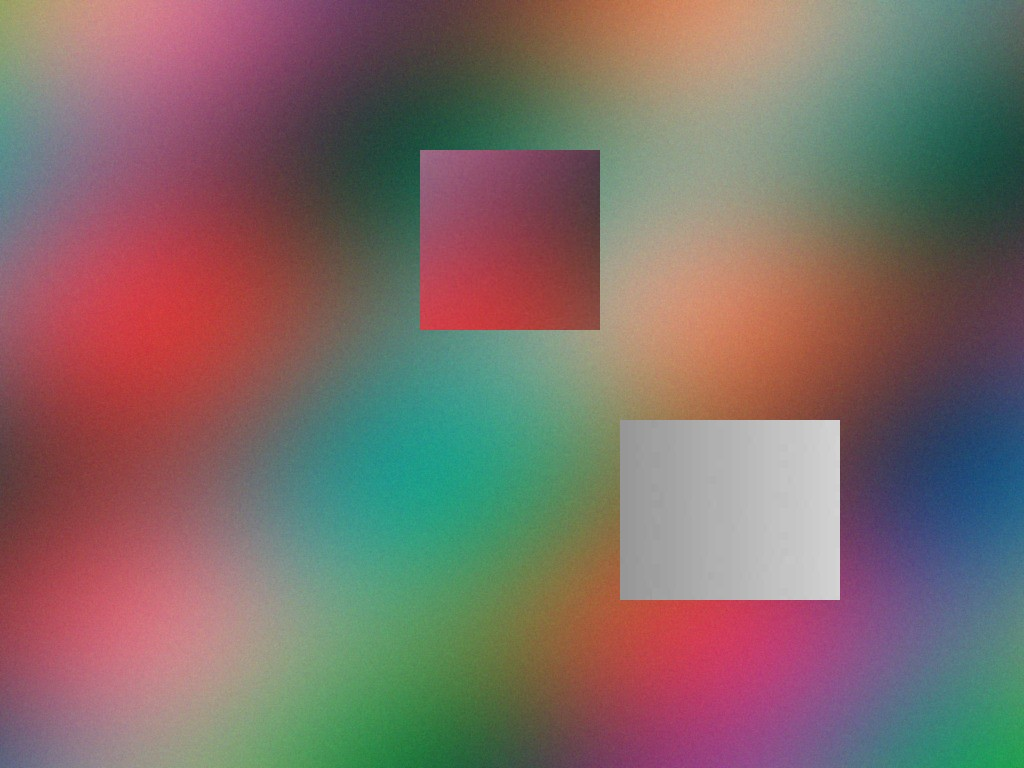
#> input picture test_assets/spliced_photo.jpg, 1024 x 768 px; its folder holds only this picture in this run
$ python -i image_forensics.py   (imports and definitions only)
#> lines starting #> are read from the running program, lines starting #| are printed output that depends on the picture
"""Image authenticity analysis: metadata, ELA, noise, copy-move, spectrum, ML detectors."""
from __future__ import annotations

import io
import re
from pathlib import Path

import cv2
import numpy as np
from PIL import ExifTags, Image, ImageOps

from . import models
from .config import RELIABILITY as R, UNRELIABLE_FACE_MODELS, VALIDATED_RELIABILITY
from .acquisition import skipped_image_checks
from .evidence import Indicator
from .provenance import indicators as provenance_indicators, scan as scan_provenance

AI_SIGNATURES = ["stable diffusion", "stable-diffusion", "midjourney", "dall-e", "dall·e", "novelai", "comfyui",
                 "automatic1111", "invokeai", "firefly", "imagen", "flux.1", "sdxl", "trainedalgorithmicmedia",
                 "openai", "chatgpt", "gemini", "nano banana", "leonardo.ai", "ideogram", "dreamstudio"]
EDITORS = ["photoshop", "gimp", "lightroom", "snapseed", "picsart", "canva", "pixelmator", "affinity", "facetune",
           "meitu", "remini", "capcut", "illustrator", "photopea", "luminar", "faceapp"]


# ----------------------------------------------------------------------------- helpers
# [333 lines left out: functions load_rgb, _robust_z, _blocks, _components, _heat_overlay, _draw_boxes and 7 more, not called in this run]


# ----------------------------------------------------------------------------- ML detectors
_FACE = None


def detect_faces(rgb: np.ndarray, max_faces=4):
    """YuNet face detector (OpenCV DNN). Returns [(x, y, w, h), ...]; [] if unavailable."""
#> called with max_faces = 4
    global _FACE
    from .config import ROOT
    try:
        if _FACE is None:
            onnx = ROOT / "weights" / "face_detection_yunet_2023mar.onnx"
            if onnx.exists() and hasattr(cv2, "FaceDetectorYN"):
                _FACE = cv2.FaceDetectorYN.create(str(onnx), "", (320, 320), 0.7, 0.3, 50)
            elif hasattr(cv2, "CascadeClassifier"):
                _FACE = cv2.CascadeClassifier(cv2.data.haarcascades + "haarcascade_frontalface_default.xml")
            else:
                _FACE = False
        if _FACE is False:
            return []
        h, w = rgb.shape[:2]
#> h = 768; w = 1024
        if hasattr(_FACE, "setInputSize"):
            s = min(1.0, 1280 / max(h, w))
            img = cv2.resize(rgb, (int(w * s), int(h * s))) if s < 1 else rgb
            _FACE.setInputSize((img.shape[1], img.shape[0]))
            _, det = _FACE.detect(cv2.cvtColor(img, cv2.COLOR_RGB2BGR))
            faces = [] if det is None else [tuple(int(v / s) for v in d[:4]) for d in det]
        else:
            gray = cv2.cvtColor(rgb, cv2.COLOR_RGB2GRAY)
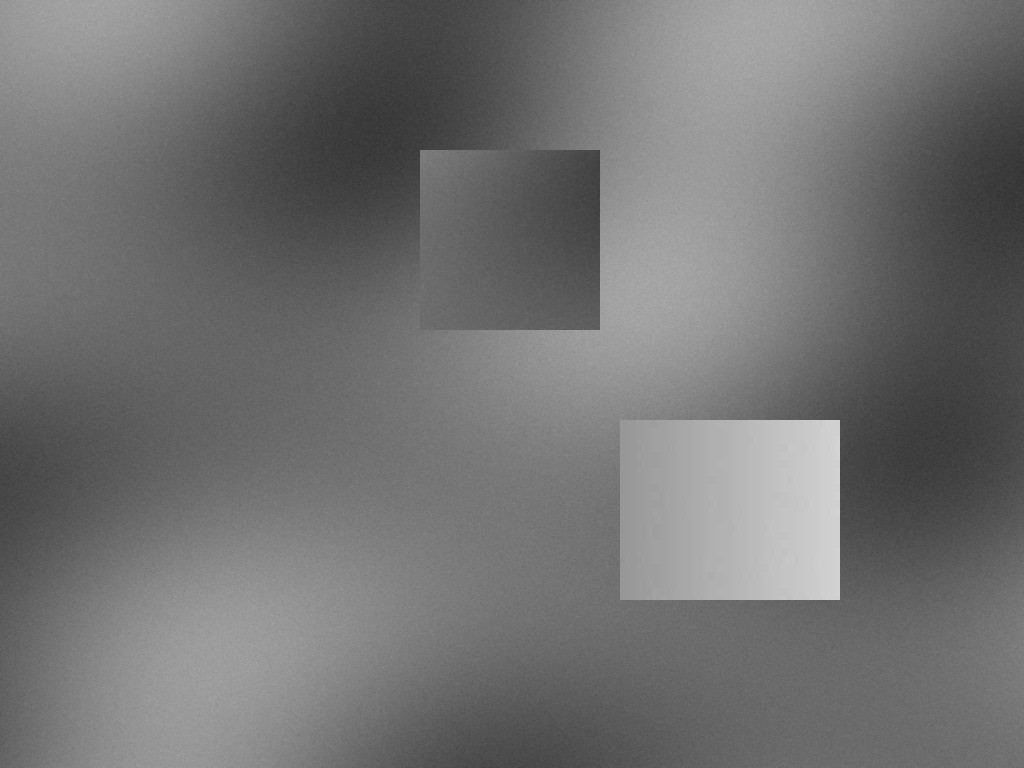
#> gray: shape (768, 1024); min 51, max 212, mean 113.7
            m = max(48, min(gray.shape) // 12)
#> m = 64
            faces = [tuple(map(int, f)) for f in _FACE.detectMultiScale(gray, 1.1, 6, minSize=(m, m))]
#> faces = []
        faces = [f for f in faces if f[2] >= 32 and f[3] >= 32]
        return sorted(faces, key=lambda f: -f[2] * f[3])[:max_faces]
    except Exception:
        return []


# [132 lines left out: functions crop_face, ml_image_score, ml_face_scores, ml_indicators, analyze_image, not called in this run]

>>> import cv2
>>> picture = cv2.cvtColor(cv2.imread('../test_assets/spliced_photo.jpg'), cv2.COLOR_BGR2RGB)
>>> result = detect_faces(picture)
#> result = []
